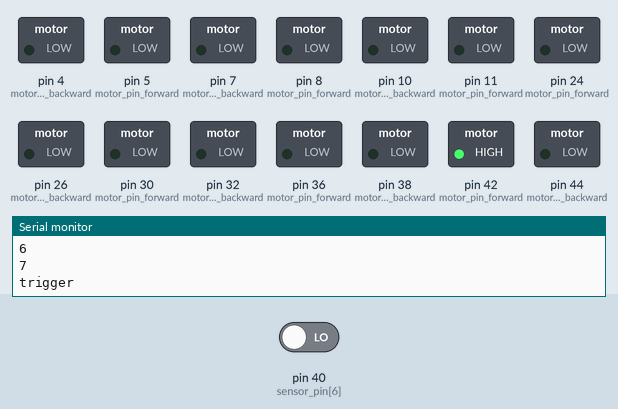
The sketch below on a simulated Arduino Mega 2560, built with avr-gcc and run on an emulated ATmega2560. On the bench: switched loads named in the sketch (green lamp = pin HIGH), the last lines printed to the serial monitor. Inputs (shaded band) come from the test bench; at power-on: pin 40 (sensor_pin[6]) LOW. The local clock reads 2024-03-15 10:24:30 at power-on unless the sketch sets it.

Above: at 1.09 s.
1.3 s: pin 40 (sensor_pin[6]) driven HIGH
At 1.67 s:
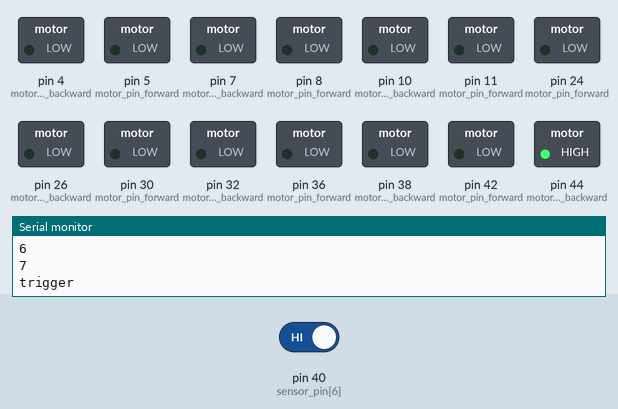
At 2.8 s:
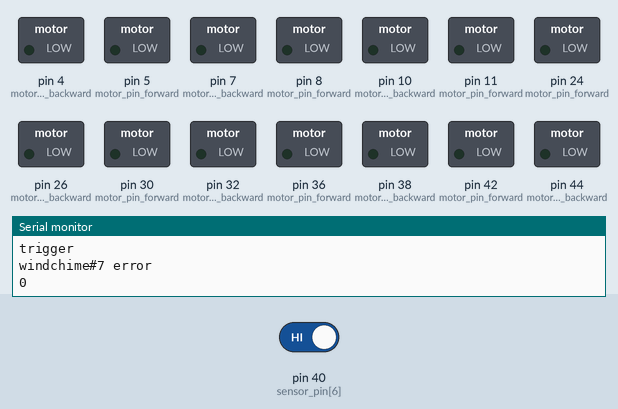
Timing chart, 0 to 4.3 s (numbered marks = the images above; inputs shaded):
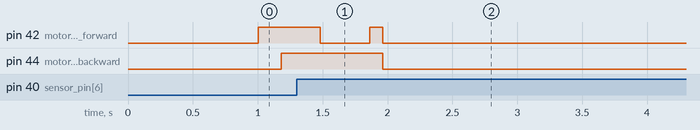

The sketch:

future_proof_main_v1.ino
```cpp
#include "RTClib.h"
#include "windchime.h"

//RTC defines
RTC_DS3231 rtc;
#define RTC_INTERVAL 1000 //check RTC every 1 second
unsigned long check_rtc_millis = 0;

//WindChime defines
#define NUM_WINDCHIMES 7  //total number of windchimes
#define STRIKE_MILLIS 290 //millis of motor moving forward each strike

WindChime windchimes[7];  //instance of 7 windchimes

//motor driver input pin1
const int motor_pin_forward[] = {11, 8, 5, 24, 30, 36, 42};

//motor driver input pin2
const int motor_pin_backward[] = {10, 7, 4, 26, 32, 38, 44};

//strike direction, various on different wooden bases
const int strike_direction[] = {1, 1, 0, 0, 1, 0, 1}; //0: strike counter-clock wise, 1: strike  clock wise

//hall effect sensor input keypad
const int sensor_pin[] = {12, 9, 6, 22, 28, 34, 40};

uint8_t inBytes[8];


/*********************************ADJUSTABLE VARIABLES BEGIN HERE*********************************/
//strike forward time in millis
const int strike_millis[] = {185, 220, 200, 200, 215, 160, 180}; //change the values here to adjust strike travel distance

//strike frequency type
const int strike_type[] = {5, 5, 4, 4, 3, 3, 2};//change the values here to change striking frequency

/***STRIKE TYPE***
  0: off
  1: every 10 seconds
  2: every 1 minute
  3: every 5 minutes
  4: every 30 minutes
  5: every 1 hour
*/

/*********************************ADJUSTABLE VARIABLES END HERE*********************************/

void setup() {
  Serial.begin(9600);
  Serial1.begin(9600);
  Serial.println("begin");


  //initiate RTC
  if (! rtc.begin()) {
    Serial.println("Couldn't find RTC");
    Serial.flush();
    abort();
  }

  // following line sets the RTC to the date & time this sketch was compiled
  rtc.adjust(DateTime(F(__DATE__), F(__TIME__)));

  //initiate WindChimes
  for (int i = 0; i < NUM_WINDCHIMES; i++) {
    if (strike_direction[i] == 1) {
      windchimes[i].init(i + 1, motor_pin_forward[i], motor_pin_backward[i], sensor_pin[i], strike_millis[i], strike_type[i]);
    } else {
      windchimes[i].init(i + 1, motor_pin_backward[i], motor_pin_forward[i], sensor_pin[i], strike_millis[i], strike_type[i]);
    }
    /*********************************ADJUSTABLE VARIABLES BEGIN HERE*********************************/

    //windchimes[i].reset_striker(); //uncomment this to run calibration function during setup

    /*********************************ADJUSTABLE VARIABLES END HERE*********************************/

  }

}

void loop() {
  //check RTC time
  if (millis() - check_rtc_millis >= RTC_INTERVAL) {
    DateTime now = rtc.now();
    unsigned int current_minute = now.minute();
    unsigned int current_second = now.second();
//    Serial.print(current_minute);
//    Serial.print(":");
//    Serial.println(current_second);
    for (int i = 0; i < NUM_WINDCHIMES; i++) {
      windchimes[i].update_time(current_minute, current_second);
    }
    check_rtc_millis = millis();
  }

  for (int i = 0; i < NUM_WINDCHIMES; i++) {
    windchimes[i].update();
  }


}

void serialEvent() {
  if (Serial.available()) {
    Serial.readBytes(inBytes, 8);
    switch (inBytes[0]) {
      case 'A':
        if (inBytes[1] == '0') {
          switch (inBytes[2]) {
            case '0':
              for (int i = 0; i < NUM_WINDCHIMES; i++) {
                windchimes[i].motor_stop();
              }
              break;
            case '1':
              for (int i = 0; i < NUM_WINDCHIMES; i++) {
                windchimes[i].strike();
              }
              break;
            case '2':
              for (int i = 0; i < NUM_WINDCHIMES; i++) {
                windchimes[i].strike();
              }
              break;
            default:
              break;
          }

        }
        break;
      case 'B':
        if (inBytes[1] > 0 && inBytes[1] <= 7) {
          windchimes[(int)inBytes[1]].set_type((int)inBytes[2]);
        }
        break;
      case 'C':
        break;
      default:
        break;

    }
  }
}

void serialEvent1() {
  if (Serial1.available()) {
    Serial1.readBytes(inBytes, 8);
    Serial.println(inBytes[0]);
    switch (inBytes[0]) {
      case 'A':
        if (inBytes[1] == '0') {
          switch (inBytes[2]) {
            case '0':
              Serial.println("all reset");
              for (int i = 0; i < NUM_WINDCHIMES; i++) {
                windchimes[i].reset_striker();
              }
              break;
            case '1':
              Serial.println("all strike");
              for (int i = 0; i < NUM_WINDCHIMES; i++) {
                windchimes[i].strike();
              }
              break;
            case '2':
              Serial.println("all stop");
              for (int i = 0; i < NUM_WINDCHIMES; i++) {
                windchimes[i].motor_stop();
              }
              break;
            default:
              break;
          }

        }
        break;
      case 'B':
        int index = inBytes[1] - 48; //ASCII to int
        index = index - 1; //shift 1-7 to 0-6
        if (index >= 0 && index < 7) {
          Serial.print("windchime");
          Serial.print(index + 1);
          Serial.println(" strike");
          windchimes[index].strike();
        }
        break;
      case 'C':
        if (inBytes[1] > 0 && inBytes[1] <= 7) {
          windchimes[(int)inBytes[1]].set_type((int)inBytes[2]);
        }
        break;
      default:
        break;

    }

  }
}
```

windchime.cpp
```cpp
#include "Arduino.h"
#include "windchime.h"
void WindChime::init(int _motor_index, int _input_pin_1, int _input_pin_2, int _sensor_pin, int _forward_time, int _strike_type) {

  motor_index = _motor_index;
  motor_pin_1 = _input_pin_1;
  motor_pin_2 = _input_pin_2;
  sensor_pin = _sensor_pin;
  forward_time = _forward_time;
  backward_time = forward_time + 200;//give backward more time as safety check
  strike_type = _strike_type;

  pinMode(motor_pin_1, OUTPUT);
  pinMode(motor_pin_2, OUTPUT);
  pinMode(sensor_pin, INPUT);

  motor_stop();

  Serial.println(motor_index);

}

void WindChime::reset_striker() {

  if (digitalRead(sensor_pin)) {
    //calibration
    //Serial.println("calibration");
    motor_backward();
    while (digitalRead(sensor_pin)) {
      ;
    }
    motor_brake();
    delay(50);
    motor_stop();
  }
}

void WindChime::update() {
  /////
//    if ((millis() - strike_start_millis) >= 10000) {
//      Serial.println("strike");
//      strike();
//      strike_start_millis = millis();
//    }
  //////


  switch (motor_state) {
    case 0:
      //motor stop
      break;
    case 1:
      //motor forward

      if ((millis() - state_start_millis) >= (long)forward_time) {
        state_start_millis = millis();
        motor_brake();
        motor_state = 2;
      }

      break;
    case 2:
      //pause
      if ((millis() - state_start_millis) >= 300) { //wait time
        state_start_millis = millis();
        motor_backward();
        motor_state = 3;
      }
      break;

    case 3:
      //motor backward
//      Serial.println(millis() - state_start_millis);
      if (!digitalRead(sensor_pin)) {
        //hall effect sensor registered, striker back in place
        motor_brake();
        motor_state = 4;
      state_start_millis = millis();
      } else if ((millis() - state_start_millis) >= (long)backward_time) {
        //exceeded timeout

        motor_brake();
        state_start_millis = millis();
        motor_state = 4;
        //report Error
        Serial.print("windchime#");
        Serial.print(motor_index);
        Serial.println(" error");
        Serial.println(millis() - state_start_millis);
      }
      break;
    case 4:
      //motor brake
      if ((millis() - state_start_millis) >= 100) {
        motor_stop();
        motor_state = 0;
      }

      break;
    default:
      break;
  }

}


void WindChime::strike() {
  if ((millis() - previous_strike_millis) > 1000) {
    if (motor_state == 0) {
      //motor ready to strike
      state_start_millis = millis();

      if (!digitalRead(sensor_pin)) {
        Serial.println("trigger");
        motor_forward();
        motor_state = 1;
      } else {
        Serial.println("reset");
        motor_backward();
        motor_state = 3;
      }

    } else {
      Serial.println("ongoing strike");
    }

    previous_strike_millis = millis();
  }
}

void WindChime::set_type(int _type) {

}

void WindChime::update_time(unsigned int _current_minute, unsigned int _current_second) {

  current_minute = _current_minute;
  current_second = _current_second;

  switch (strike_type) {

    case 0:
      //off
      break;
    case 1:
      //every 10 seconds
      if ((current_second != previous_second) && (current_second % 10 == 0)) {
        //10 seconds since previous strike
        strike();
        strike_start_millis = millis();
      }
      break;
    case 2:
      //every 1 minute
      if (current_minute != previous_minute) {
        //1 minute since previous strike
        strike();
        strike_start_millis = millis();
      }
      break;
    case 3:
      //every 5 minutes
      if ((current_minute != previous_minute) && (current_minute % 5 == 0)) {
        //5 minutes since previous strike
        strike();
        strike_start_millis = millis();
      }
      break;
    case 4:
      //every 30 minutes
      if ((current_minute != previous_minute) && (current_minute % 30 == 0)) {
        //30 minutes since previous strike
        strike();
        strike_start_millis = millis();
      }
      break;
    case 5:
      //every 1 hour
      if ((current_minute != previous_minute) && (current_minute == 0)) {
        //60 minutes since previous strike
        strike();
        strike_start_millis = millis();
      }
      break;
    default:
      break;
  }

  previous_minute = current_minute;
  previous_second = current_second;

}

void WindChime::motor_forward() {
  //Serial.println("forward");
  digitalWrite(motor_pin_1, HIGH);
  digitalWrite(motor_pin_2, LOW);
}

void WindChime::motor_backward() {
  //Serial.println("backward");
  digitalWrite(motor_pin_1, LOW);
  digitalWrite(motor_pin_2, HIGH);
}

void WindChime::motor_brake() {
  digitalWrite(motor_pin_1, HIGH);
  digitalWrite(motor_pin_2, HIGH);
}

void WindChime::motor_stop() {
  digitalWrite(motor_pin_1, LOW);
  digitalWrite(motor_pin_2, LOW);
}
```

windchime.h
```cpp
#ifndef windchime_h
#define windchime_h

#include "Arduino.h"

class WindChime
{
  public:
    void init(int _motor_index, int _input_pin_1, int _input_pin_2, int _sensor_pin, int _forward_time, int _strike_frequency);
    void reset_striker();
    void update();
    void strike();
    void motor_stop();
    void motor_brake();
    void set_type(int _type);
    void update_time(unsigned int _current_minute, unsigned int _current_second);
  private:
    void motor_forward();
    void motor_backward();

    int motor_index;
    int motor_pin_1;
    int motor_pin_2;
    int sensor_pin;
    int forward_time;
    int backward_time;
    int strike_type;
    unsigned int current_second;
    unsigned int current_minute;
    unsigned int previous_second;
    unsigned int previous_minute;

    int motor_state = 0; //0:stop, 1: forward, 2: backward

    unsigned long strike_start_millis = 0;
    unsigned long state_start_millis;
    unsigned long previous_strike_millis = 0;
};

#endif
```

Measured:
- after the input at 1.3 s, pin 42 (motor_pin_forward): HIGH → LOW after 0.18 s instead of 0.28 s; pin 44 (motor_pin_backward): HIGH → LOW after 0.66 s instead of 0.28 s
